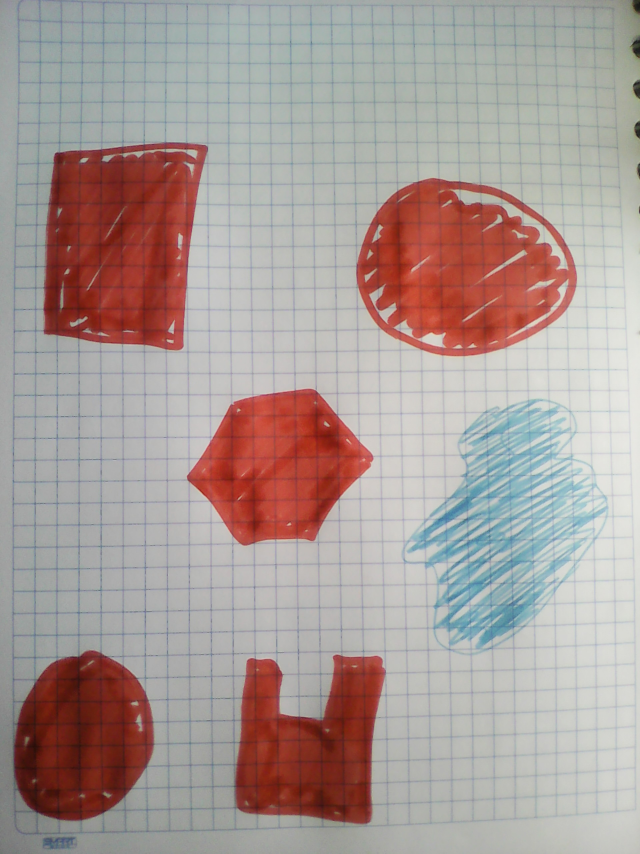
#> input picture path_planning_RL_PPO/pi_map2.jpg, 1920 x 2560 px (shown at 1/3 size)
$ jupyter execute --allow-errors 'PP_RL_map&PPO (copy).ipynb'   (shell and % lines are left out)   (older library calls are emulated)
#> lines starting #> are read from the running program, lines starting #| are printed output that depends on the picture; after the words box and inside, x2 and y2 are one past the last pixel; in counts of white or black regions, pixels touching at a corner belong together
### path_planning_RL_PPO/robot_env.py
import numpy as np
from numpy import linalg as LA
import cv2
# iniciar con un resel

class CarDCENV(object):
	n_sensor = 8
	action_dim = 1
	state_dim = n_sensor + 1
	state_dim_ = 6
	viewer = None
	sensor_max = 150
	#start_point = [50, 50]
	dt = 0.1
	speed = 40.
	def __init__(self, map_bin,goald,start_point):
		d = pow(2,0.5)/2
		self.kernel_s = np.array([[1,0],[d,d],[0,1],[-d,d],[-1,0],[-d,-d],[0,-1],[d,-d]],dtype=np.float64)
		self.start_point = start_point
		self.goald = goald
		self.action_bound = [-1, 1]
		self.mapa = map_bin
		self.window = [map_bin.shape[1], map_bin.shape[0]] # (X , Y)
		self.car_info = np.array([0, 0, 0], dtype=np.float64)
		self.sensor_info = self.sensor_max + np.zeros((self.state_dim))
		self.sensor_info[0] = 1
		self.terminal = False
		self.exit = False
		self.fail = False
		self.dist_i = np.array([self.goald[0]-self.start_point[0] , self.goald[1]-self.start_point[1]])
		self.last_dist= LA.norm(self.dist_i)
		self.temp_map = self.mapa.copy()
		self.last_r = 0
		self.last_s = 0

	# [118 lines left out: functions step, reset, render, _get_state, _update_sensor, not called in this run]

### path_planning_RL_PPO/PP_RL_map&PPO (copy).ipynb
## Path Planning using RL with PPO algortithm

This notebook was divide in tow part, the firt one corresponde to get the map from a real picture, where the obstacles was painted with red color.

The second part corresponds to the algorithm. This step we subdivided in two steps more, were we defined the model and the algorithm, and the next step corresponds tho the training method.

# Just run the notebook :)

[cell 1]
import cv2
import matplotlib
from matplotlib import colors
from matplotlib import pyplot as plt
import numpy as np
import matplotlib.pyplot as plt
import os
import skimage.io
import PIL.Image

## Getting the map in binary format

[cell 2]
def show(image):
    # Figure size in inches
    plt.figure(figsize=(15, 15))

    # Show image, with nearest neighbour interpolation
    plt.imshow(image, interpolation='nearest')

def overlay_mask(mask, image):
    rgb_mask = cv2.cvtColor(mask, cv2.COLOR_GRAY2RGB)
    img = cv2.addWeighted(rgb_mask, 0.5, image, 0.5, 0)
    show(img)

def convex_cnt(image):
    image = image.copy()
    _,contours, _ = cv2.findContours(image, cv2.RETR_TREE, cv2.CHAIN_APPROX_SIMPLE)
    contours_ = [cv2.cv2.convexHull(cnt) for cnt in contours ]
    mask = np.zeros(image.shape, np.uint8)
    [cv2.drawContours(mask, [cnt_], -1, 255, -1) for cnt_ in contours_]
    return contours_,mask

def dilate_img(image_bin):
    img = image_bin.copy()
    kernel1 = np.ones((7,7),np.uint8)
    image_dilation = cv2.dilate(img,kernel,iterations = 1)
    return image_dilation

[cell 3]
image = skimage.io.imread('pi_map2.jpg')
#> image is the input picture: shape (2560, 1920, 3); mean R, G, B 169.9, 155.4, 151.6
image = cv2.resize(image, None, fx=1/3, fy=1/3)
#> image: shape (853, 640, 3)
print("Dimensiones de la imagen= ", image.shape)
#| Dimensiones de la imagen=  (853, 640, 3)
#PIL.Image.fromarray(image)

[cell 4]
# Blur image slightly
image_blur = cv2.GaussianBlur(image, (7, 7), 0)
#show(image_blur)

[cell 5]
# Get contours from the image_blur
image_blur_hsv = cv2.cvtColor(image_blur, cv2.COLOR_RGB2HSV)
#> image_blur_hsv: shape (853, 640, 3); mean H, S, V 51.7, 45.6, 174.9

# 0-20 hue
min_ = np.array([0, 100, 75])
max_ = np.array([20, 230, 230])
image_bin1 = cv2.inRange(image_blur_hsv, min_, max_)
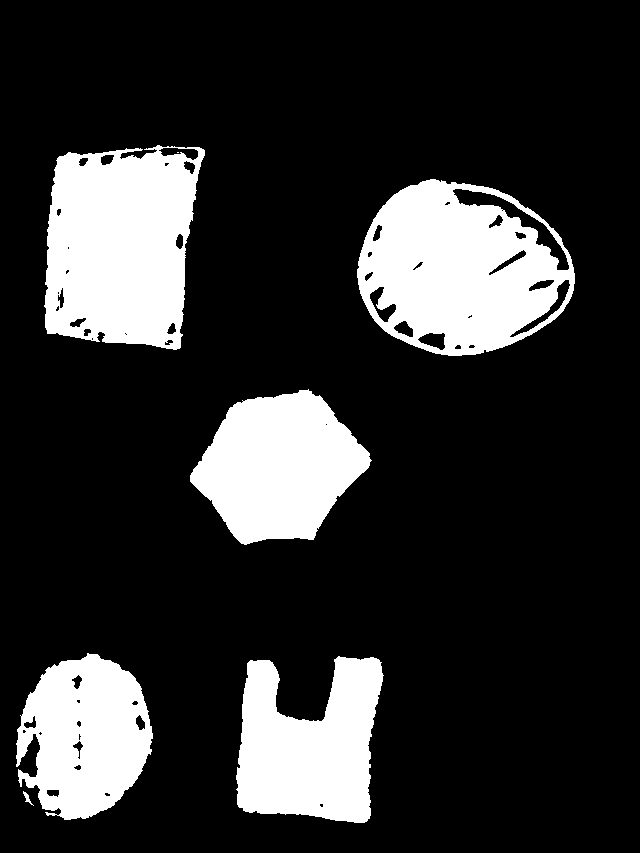
#> image_bin1: shape (853, 640); 19% white; 7 white regions (1 under 20 px), largest, box (x1, y1, x2, y2) and area: (44, 145, 205, 350) 25863, (357, 179, 575, 356) 25738, (190, 389, 372, 545) 18589, (236, 656, 384, 823) 17711, (16, 653, 153, 820) 16023, (23, 791, 34, 806) 49

# 160-180 hue
min_ = np.array([160, 100, 100])
max_ = np.array([180, 230, 230])
image_bin2 = cv2.inRange(image_blur_hsv, min_, max_)
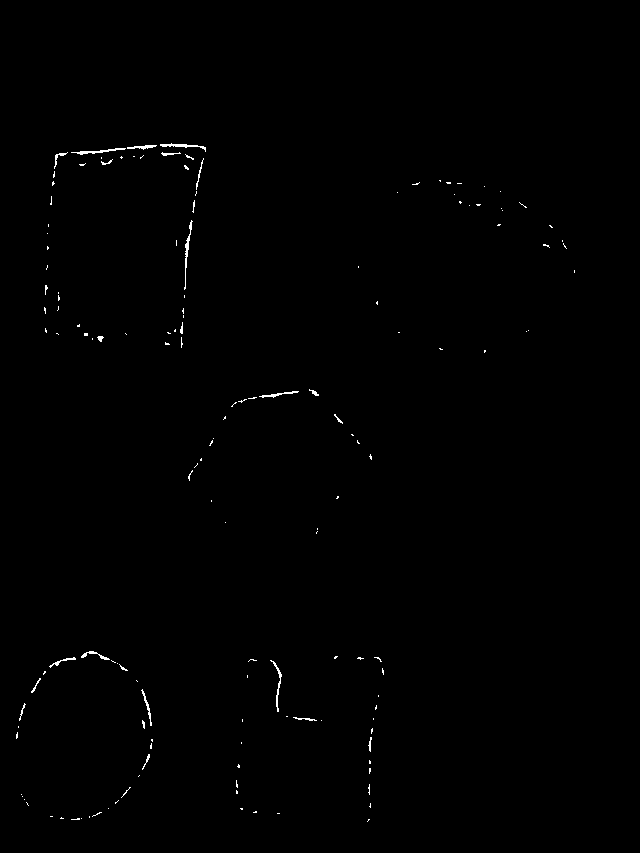
#> image_bin2: shape (853, 640); 0.38% white in thin lines or dots, all inside (x1, y1, x2, y2) = (16, 143, 575, 822)

image_bin = image_bin2+image_bin1
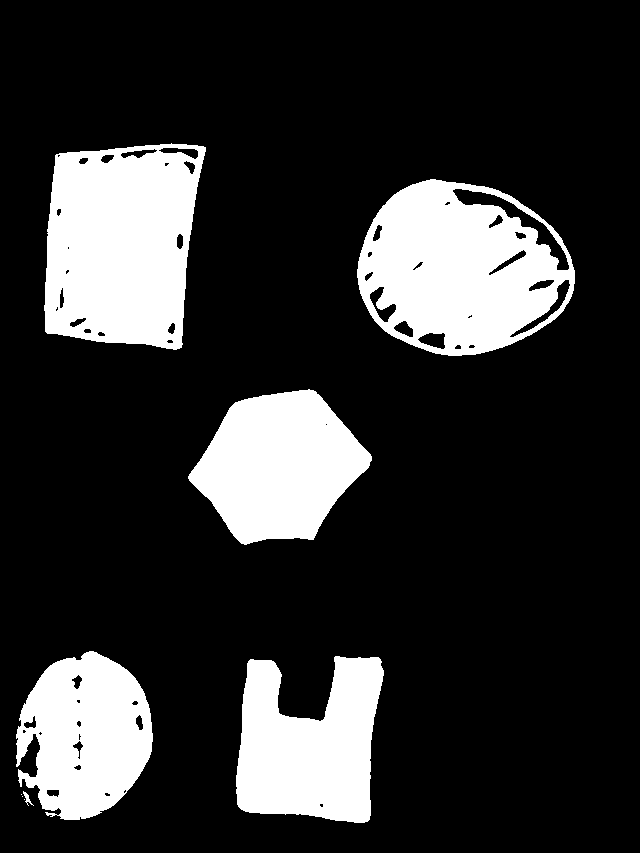
#> image_bin: shape (853, 640); 19.4% white; 9 white regions (3 under 20 px), largest, box (x1, y1, x2, y2) and area: (44, 143, 206, 350) 26783, (357, 179, 575, 356) 25853, (188, 389, 372, 545) 18835, (236, 656, 384, 823) 18054, (16, 651, 153, 820) 16468, (23, 791, 34, 806) 53
#show_mask(image_bin)

[cell 6]
# Clean up
kernel = cv2.getStructuringElement(cv2.MORPH_ELLIPSE, (20, 20))

# Fill small gaps
image_bin_closed = cv2.morphologyEx(image_bin, cv2.MORPH_CLOSE, kernel)
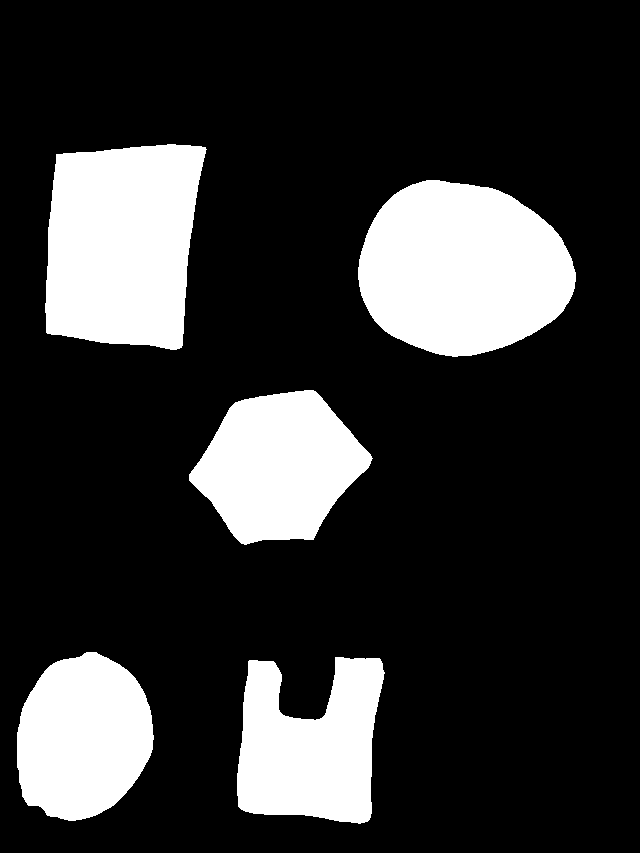
#> image_bin_closed: shape (853, 640); 20.5% white; 5 white regions, box (x1, y1, x2, y2) and area: (358, 180, 576, 357) 29381, (45, 144, 207, 350) 27660, (189, 390, 373, 545) 18846, (237, 657, 385, 824) 18102, (17, 652, 154, 821) 17859
#show_mask(image_bin_closed)

# Remove specks
image_bin_closed_then_opened = cv2.morphologyEx(image_bin_closed, cv2.MORPH_OPEN, kernel)
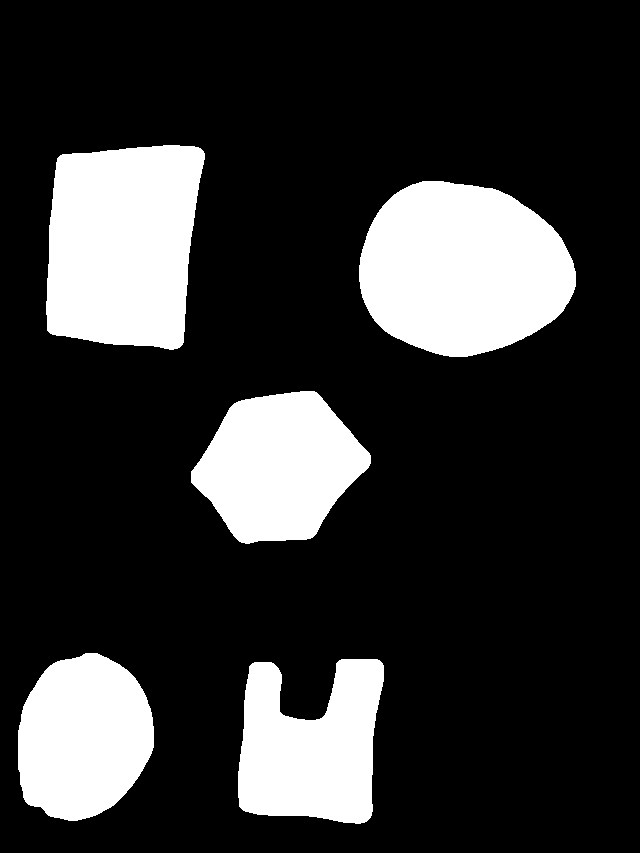
#> image_bin_closed_then_opened: shape (853, 640); 20.4% white; 5 white regions, box (x1, y1, x2, y2) and area: (359, 181, 576, 357) 29335, (46, 145, 205, 350) 27559, (191, 391, 371, 544) 18804, (238, 659, 384, 824) 18010, (18, 653, 154, 821) 17812
#show_mask(image_bin_closed_then_opened)

# Dilate the mask
image_dilation = dilate_img(image_bin_closed_then_opened)
#> in dilate_img, `image_dilation = cv2.dilate(img,kernel,iterations = 1)`:
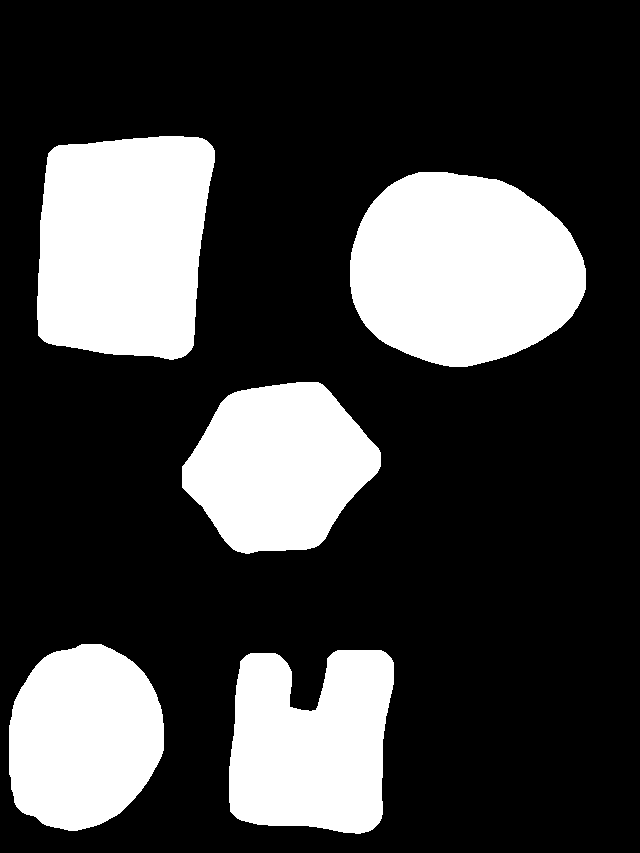
#> image_dilation: shape (853, 640); 26% white; 5 white regions
#show_mask(image_dilation)

[cell 7]
# Convexificando figuras
contours, mask = convex_cnt(image_dilation)
#> in convex_cnt, `_,contours, _ = cv2.findContours(image, cv2.RETR_TREE, cv2.CHAIN_APPRO..`: contours = 5 contours; box (x1, y1, x2, y2) and area: (350, 172, 586, 367) 35441, (37, 136, 215, 360) 33912, (229, 650, 394, 834) 24438, (182, 382, 381, 554) 23979, (9, 644, 164, 831) 22665
#> in convex_cnt, `contours_ = [cv2.cv2.convexHull(cnt) for cnt in contours ]`: contours_ = 5 contours; box (x1, y1, x2, y2) and area: (350, 172, 586, 367) 35634, (37, 136, 215, 360) 34758, (229, 650, 394, 834) 27285, (182, 382, 381, 554) 24622, (9, 644, 164, 831) 22856
#> in convex_cnt, `[cv2.drawContours(mask, [cnt_], -1, 255, -1) for cnt_ in contours_]`:
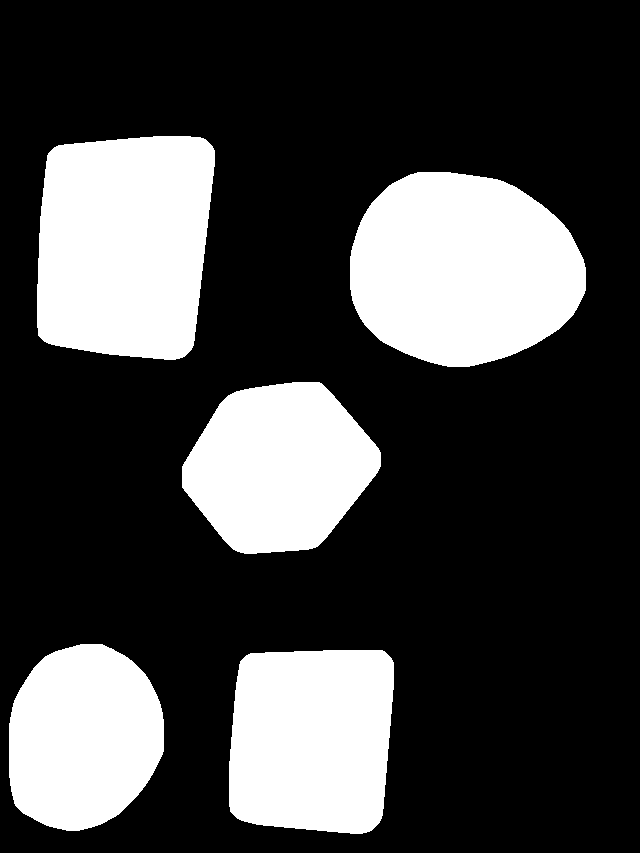
#> mask: shape (853, 640); 26.9% white; 5 white regions
#> contours has the same summary as contours_ in convex_cnt
#show_mask(mask)

[cell 8]
overlay_mask(mask, image)
#> in overlay_mask, `img = cv2.addWeighted(rgb_mask, 0.5, image, 0.5, 0)`:
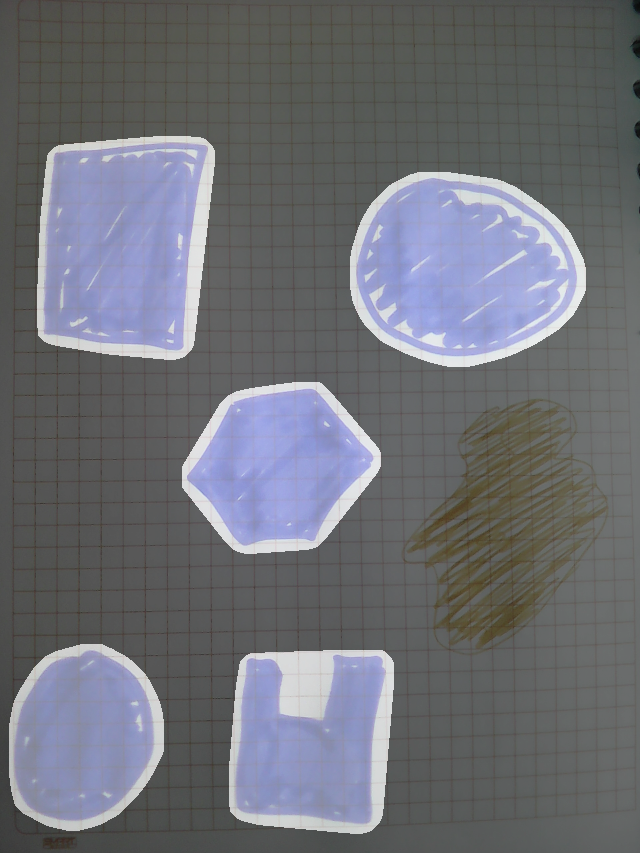
#> img: shape (853, 640, 3); mean B, G, R 119.2, 111.9, 110.1

[cell 9]
def show_mask(mask):
    plt.figure(figsize=(10, 10))
    plt.imshow(mask, cmap='gray')
show_mask(mask)

## Building the algorithm PPO using tensorflow
In this step, we configure the parameters for the model and the training method.

    LOAD = True ## True: no train and use previous pretrained model|| False: Train the model
    EP_MAX = 10000  # Number of iteration inside the enviorment
    EP_LEN = 800    # Max Number of step for every iteration
    GAMMA = 0.9     # Gamma for the discounter
    A_LR = 0.0002   # Learning rate for the actor
    C_LR = 0.0002   # Learning rate for the critic
    BATCH = 64      # Standar Number of batch inside every iteration
    A_UPDATE_STEPS = 8   # Number of training iteration whith each mini batch for the actor
    C_UPDATE_STEPS = 8   # Number of training iteration whith each mini batch for the critic

[cell 10]
"""
A simple version of Proximal Policy Optimization (PPO) using single thread.
Based on:
1. Emergence of Locomotion Behaviours in Rich Environments (Google Deepmind): [https://arxiv.org/abs/1707.02286]
2. Proximal Policy Optimization Algorithms (OpenAI): [https://arxiv.org/abs/1707.06347]

"""
import tensorflow as tf
import numpy as np
import matplotlib.pyplot as plt
import os
import shutil
import time
import random
from robot_env import CarDCENV
run_time=round(time.time())
LOAD = True ## True: no train and use previous pretrained model|| False: Train the model
EP_MAX = 10000
EP_LEN = 800
GAMMA = 0.9
A_LR = 0.0002
C_LR = 0.0002
BATCH = 64
A_UPDATE_STEPS = 8
C_UPDATE_STEPS = 8
#DISCRETE_ACTION = False
List_goald = [(400,600,400,800), (50,150,400,600)]

start = [random.randint(50,600),random.randint(20,50)]
goald = [random.randint(400,600),random.randint(400,800)]
env = CarDCENV(map_bin=mask, goald=goald,start_point=start)
#env = CarEnv(discrete_action=DISCRETE_ACTION)
S_DIM, A_DIM = env.state_dim_, env.action_dim
#> S_DIM = 6; A_DIM = 1
ACTION_BOUND = env.action_bound
#> ACTION_BOUND = [-1, 1]
METHOD = dict(name='clip', epsilon=0.2)                # Clipped surrogate objective, find this is better
															# epsilon=0.2 is in the paper
np.random.seed(7)
class PPO(object):
    # [93 lines left out: functions __init__, update, _build_anet, choose_action, not called in this run]

    def get_v(self, s):
        if s.ndim < 2: s = s[np.newaxis, :]
        return self.sess.run(self.v, {self.tfs: s})[0, 0] # Salida de NN del Critic|| V = learned state-value function

$ run again, with path_planning_RL_PPO/pi_map3.jpg copied over path_planning_RL_PPO/pi_map2.jpg
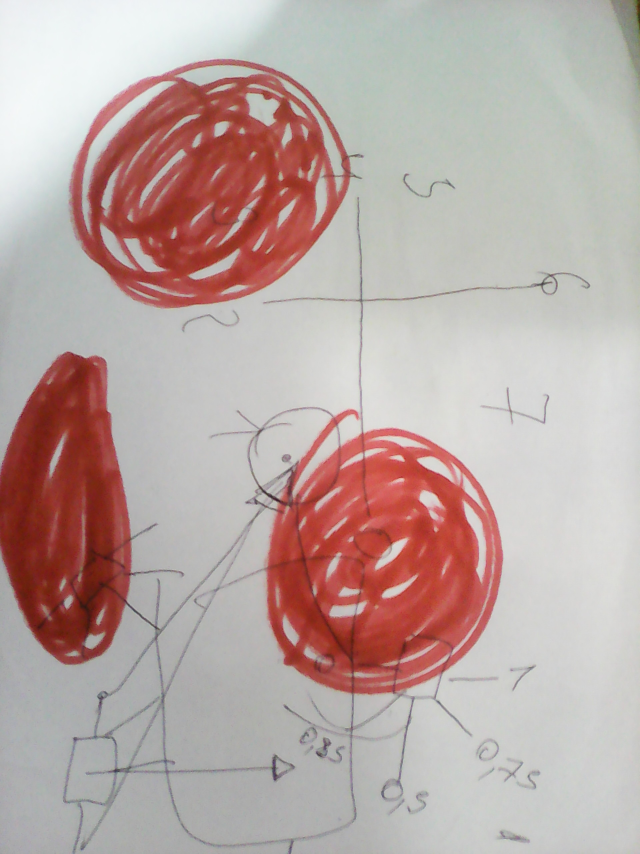
#> input picture path_planning_RL_PPO/pi_map3.jpg, 1920 x 2560 px (shown at 1/3 size)
#> image is the input picture: shape (2560, 1920, 3); mean R, G, B 187.4, 168.3, 164.7
#> image: shape (853, 640, 3)
#| Dimensiones de la imagen=  (853, 640, 3)
#> image_blur_hsv: shape (853, 640, 3); mean H, S, V 44.2, 39.6, 189.4
#> `image_bin1 = cv2.inRange(image_blur_hsv, min_, max_)`:
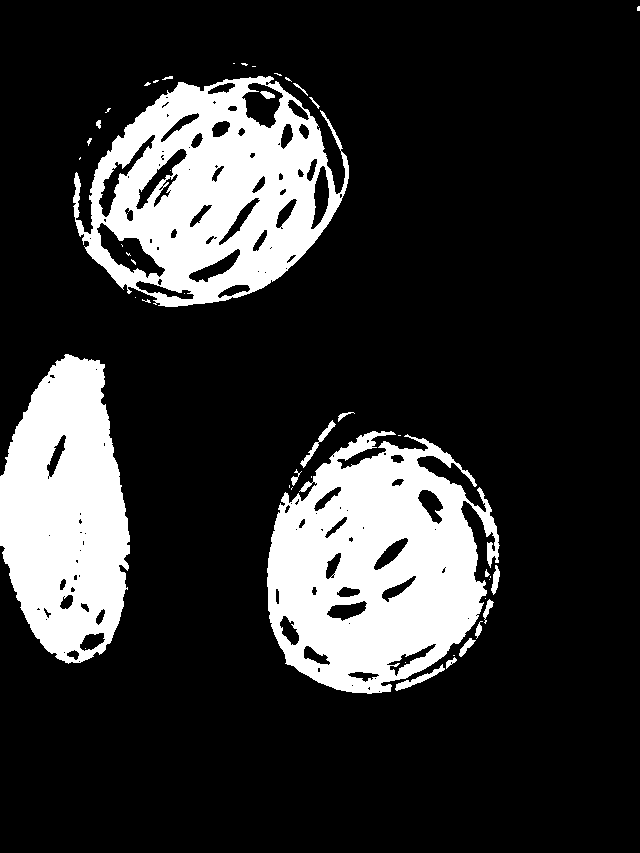
#> image_bin1: shape (853, 640); 19.1% white; 46 white regions (27 under 20 px), largest, box (x1, y1, x2, y2) and area: (267, 431, 500, 694) 39022, (73, 76, 349, 307) 35215, (0, 354, 130, 664) 28688
#> image_bin2: shape (853, 640); 0.9% white in thin lines or dots, all inside (x1, y1, x2, y2) = (0, 62, 502, 692)
#> image_bin: shape (853, 640); 20% white; 11 white regions (6 under 20 px), largest, box (x1, y1, x2, y2) and area: (267, 411, 502, 694) 42113, (73, 65, 349, 307) 37413, (0, 353, 131, 664) 29641, (136, 75, 173, 90) 133, (118, 91, 133, 101) 50
#> image_bin_closed: shape (853, 640); 23.8% white; 4 white regions (1 under 20 px), largest, box (x1, y1, x2, y2) and area: (268, 412, 503, 694) 49550, (74, 63, 350, 308) 49250, (0, 354, 132, 664) 30881
#> image_bin_closed_then_opened: shape (853, 640); 23.7% white; 3 white regions, box (x1, y1, x2, y2) and area: (269, 431, 503, 695) 49228, (75, 64, 350, 308) 48899, (0, 355, 132, 665) 31025
#> image_dilation: shape (853, 640); 28% white; 3 white regions
#> in convex_cnt, `_,contours, _ = cv2.findContours(image, cv2.RETR_TREE, cv2.CHAIN_APPRO..`: contours = 4 contours; box (x1, y1, x2, y2) and area: (66, 55, 360, 318) 57720, (260, 422, 513, 705) 57100, (0, 346, 142, 675) 37042, (259, 106, 267, 114) 38
#> contours_ = 4 contours; box (x1, y1, x2, y2) and area: (66, 55, 360, 318) 59232, (260, 422, 513, 705) 57566, (0, 346, 142, 675) 37658, (259, 106, 267, 114) 40
#> mask: shape (853, 640); 28.5% white; 3 white regions
#> `contours, mask = convex_cnt(image_dilation)`: contours has the same summary as contours_ in convex_cnt
#> rgb_mask: shape (853, 640, 3); 28.5% white; 3 white regions, box (x1, y1, x2, y2) and area: (66, 55, 360, 318) 59616, (260, 422, 513, 705) 57962, (0, 346, 142, 675) 38040
#> in overlay_mask, `img = cv2.addWeighted(rgb_mask, 0.5, image, 0.5, 0)`:
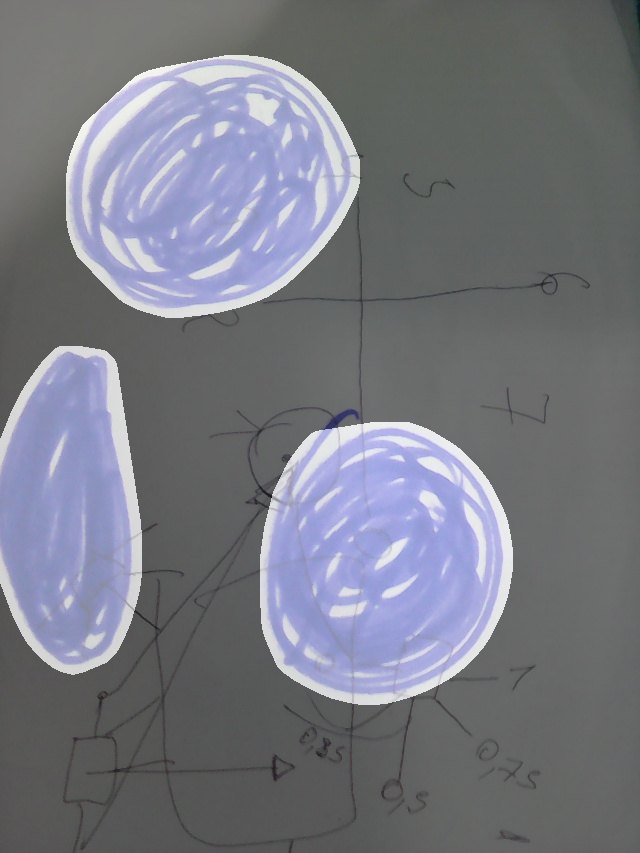
#> img: shape (853, 640, 3); mean B, G, R 130.1, 120.5, 118.7
#> S_DIM = 6; A_DIM = 1
#> ACTION_BOUND = [-1, 1]
